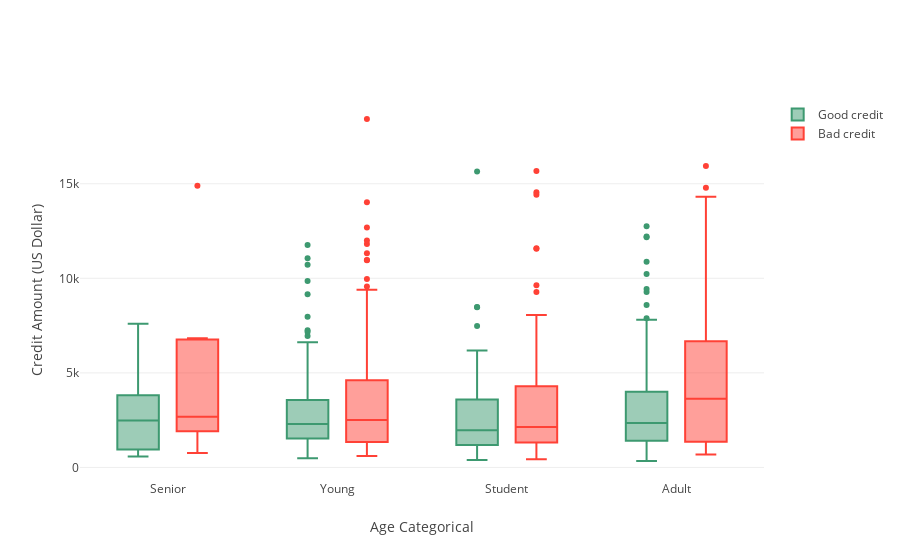

Notebook source saved alongside this figure:
### Code cell
trace0 = go.Box(
    y=df_good["Credit amount"],
    x=df_good["Age_cat"],
    name='Good credit',
    marker=dict(
        color='#3D9970'
    )
)

trace1 = go.Box(
    y=df_bad['Credit amount'],
    x=df_bad['Age_cat'],
    name='Bad credit',
    marker=dict(
        color='#FF4136'
    )
)
    
data = [trace0, trace1]

layout = go.Layout(
    yaxis=dict(
        title='Credit Amount (US Dollar)',
        zeroline=False
    ),
    xaxis=dict(
        title='Age Categorical'
    ),
    boxmode='group'
)
fig = go.Figure(data=data, layout=layout)

py.iplot(fig, filename='box-age-cat')

### Figure 1 — Plotly figure (JSON) as saved in the notebook; plotly's stock layout.template omitted (floating-point values rounded to 4 significant figures; data arrays with more than 128 entries replaced by an {"elided": "..."} marker saying what was removed)
{"data": [{"marker": {"color": "#3D9970"}, "name": "Good credit", "type": "box", "uid": "be8746a4-652b-4832-ac4b-050e757a11f5", "x": {"elided": "300 str values"}, "y": {"elided": "300 int values"}}, {"marker": {"color": "#FF4136"}, "name": "Bad credit", "type": "box", "uid": "57b9129e-d5b2-45ad-ba7d-26562a44d8a9", "x": {"elided": "300 str values"}, "y": {"elided": "300 int values"}}], "layout": {"boxmode": "group", "xaxis": {"title": {"text": "Age Categorical"}}, "yaxis": {"title": {"text": "Credit Amount (US Dollar)"}, "zeroline": false}}}
